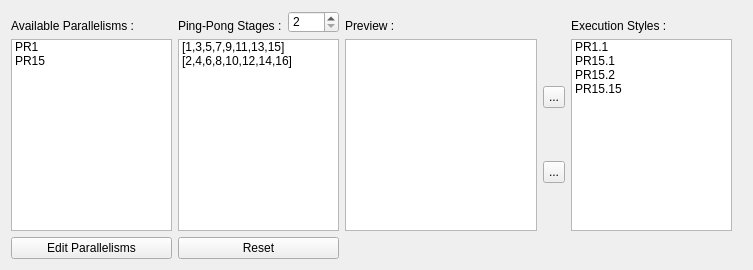
       <widget class="QWidget" name="pingpongTab">
        <attribute name="title">
         <string>Ping-Pong</string>
        </attribute>
        <attribute name="toolTip">
         <string>Edit test program parallelism</string>
        </attribute>
        <layout class="QGridLayout" name="gridLayout_2">
         <item row="0" column="0">
          <layout class="QHBoxLayout" name="horizontalLayout_3">
           <item>
            <layout class="QVBoxLayout" name="verticalLayout">
             <item>
              <widget class="QLabel" name="availableParallelismsLabel">
               <property name="sizePolicy">
                <sizepolicy hsizetype="Fixed" vsizetype="Fixed">
                 <horstretch>0</horstretch>
                 <verstretch>0</verstretch>
                </sizepolicy>
               </property>
               <property name="minimumSize">
                <size>
                 <width>151</width>
                 <height>22</height>
                </size>
               </property>
               <property name="maximumSize">
                <size>
                 <width>151</width>
                 <height>22</height>
                </size>
               </property>
               <property name="text">
                <string>Available Parallelisms :</string>
               </property>
               <property name="alignment">
                <set>Qt::AlignBottom|Qt::AlignLeading|Qt::AlignLeft</set>
               </property>
              </widget>
             </item>
             <item>
              <widget class="QListWidget" name="parallelism">
               <property name="sizePolicy">
                <sizepolicy hsizetype="Fixed" vsizetype="Expanding">
                 <horstretch>0</horstretch>
                 <verstretch>0</verstretch>
                </sizepolicy>
               </property>
               <property name="minimumSize">
                <size>
                 <width>161</width>
                 <height>192</height>
                </size>
               </property>
               <property name="maximumSize">
                <size>
                 <width>161</width>
                 <height>16777215</height>
                </size>
               </property>
               <item>
                <property name="text">
                 <string>PR1</string>
                </property>
               </item>
               <item>
                <property name="text">
                 <string>PR15</string>
                </property>
               </item>
              </widget>
             </item>
             <item>
              <widget class="QPushButton" name="gotoHardware">
               <property name="minimumSize">
                <size>
                 <width>161</width>
                 <height>22</height>
                </size>
               </property>
               <property name="maximumSize">
                <size>
                 <width>161</width>
                 <height>22</height>
                </size>
               </property>
               <property name="text">
                <string>Edit Parallelisms</string>
               </property>
              </widget>
             </item>
            </layout>
           </item>
           <item>
            <layout class="QVBoxLayout" name="verticalLayout_3">
             <item>
              <layout class="QHBoxLayout" name="horizontalLayout">
               <item>
                <widget class="QLabel" name="label_13">
                 <property name="sizePolicy">
                  <sizepolicy hsizetype="Minimum" vsizetype="Fixed">
                   <horstretch>0</horstretch>
                   <verstretch>0</verstretch>
                  </sizepolicy>
                 </property>
                 <property name="minimumSize">
                  <size>
                   <width>90</width>
                   <height>22</height>
                  </size>
                 </property>
                 <property name="maximumSize">
                  <size>
                   <width>200</width>
                   <height>22</height>
                  </size>
                 </property>
                 <property name="text">
                  <string>Ping-Pong Stages :</string>
                 </property>
                 <property name="alignment">
                  <set>Qt::AlignBottom|Qt::AlignLeading|Qt::AlignLeft</set>
                 </property>
                </widget>
               </item>
               <item>
                <widget class="QSpinBox" name="pingpongStages">
                 <property name="sizePolicy">
                  <sizepolicy hsizetype="Fixed" vsizetype="Fixed">
                   <horstretch>0</horstretch>
                   <verstretch>0</verstretch>
                  </sizepolicy>
                 </property>
                 <property name="minimumSize">
                  <size>
                   <width>51</width>
                   <height>22</height>
                  </size>
                 </property>
                 <property name="maximumSize">
                  <size>
                   <width>51</width>
                   <height>22</height>
                  </size>
                 </property>
                 <property name="minimum">
                  <number>2</number>
                 </property>
                 <property name="maximum">
                  <number>16</number>
                 </property>
                </widget>
               </item>
              </layout>
             </item>
             <item>
              <widget class="QListWidget" name="pingpongDefinition">
               <property name="sizePolicy">
                <sizepolicy hsizetype="Fixed" vsizetype="Expanding">
                 <horstretch>0</horstretch>
                 <verstretch>0</verstretch>
                </sizepolicy>
               </property>
               <property name="minimumSize">
                <size>
                 <width>161</width>
                 <height>192</height>
                </size>
               </property>
               <property name="maximumSize">
                <size>
                 <width>161</width>
                 <height>16777215</height>
                </size>
               </property>
               <item>
                <property name="text">
                 <string>[1,3,5,7,9,11,13,15]</string>
                </property>
               </item>
               <item>
                <property name="text">
                 <string>[2,4,6,8,10,12,14,16]</string>
                </property>
               </item>
              </widget>
             </item>
             <item>
              <widget class="QPushButton" name="reset">
               <property name="sizePolicy">
                <sizepolicy hsizetype="Fixed" vsizetype="Fixed">
                 <horstretch>0</horstretch>
                 <verstretch>0</verstretch>
                </sizepolicy>
               </property>
               <property name="minimumSize">
                <size>
                 <width>161</width>
                 <height>22</height>
                </size>
               </property>
               <property name="maximumSize">
                <size>
                 <width>161</width>
                 <height>22</height>
                </size>
               </property>
               <property name="text">
                <string>Reset</string>
               </property>
              </widget>
             </item>
            </layout>
           </item>
           <item>
            <layout class="QVBoxLayout" name="verticalLayout_5">
             <item>
              <widget class="QLabel" name="previewLabel">
               <property name="sizePolicy">
                <sizepolicy hsizetype="Minimum" vsizetype="Fixed">
                 <horstretch>0</horstretch>
                 <verstretch>0</verstretch>
                </sizepolicy>
               </property>
               <property name="minimumSize">
                <size>
                 <width>192</width>
                 <height>22</height>
                </size>
               </property>
               <property name="maximumSize">
                <size>
                 <width>16777215</width>
                 <height>22</height>
                </size>
               </property>
               <property name="text">
                <string>Preview :</string>
               </property>
               <property name="alignment">
                <set>Qt::AlignBottom|Qt::AlignLeading|Qt::AlignLeft</set>
               </property>
              </widget>
             </item>
             <item>
              <layout class="QHBoxLayout" name="horizontalLayout_2">
               <item>
                <widget class="QTableWidget" name="tableWidget">
                 <property name="sizePolicy">
                  <sizepolicy hsizetype="Fixed" vsizetype="Fixed">
                   <horstretch>0</horstretch>
                   <verstretch>0</verstretch>
                  </sizepolicy>
                 </property>
                 <property name="minimumSize">
                  <size>
                   <width>192</width>
                   <height>192</height>
                  </size>
                 </property>
                 <property name="maximumSize">
                  <size>
                   <width>192</width>
                   <height>192</height>
                  </size>
                 </property>
                </widget>
               </item>
               <item>
                <layout class="QVBoxLayout" name="verticalLayout_4">
                 <item>
                  <spacer name="verticalSpacer_8">
                   <property name="orientation">
                    <enum>Qt::Vertical</enum>
                   </property>
                   <property name="sizeType">
                    <enum>QSizePolicy::Minimum</enum>
                   </property>
                   <property name="sizeHint" stdset="0">
                    <size>
                     <width>20</width>
                     <height>40</height>
                    </size>
                   </property>
                  </spacer>
                 </item>
                 <item>
                  <widget class="QToolButton" name="addPingpong">
                   <property name="minimumSize">
                    <size>
                     <width>22</width>
                     <height>22</height>
                    </size>
                   </property>
                   <property name="maximumSize">
                    <size>
                     <width>22</width>
                     <height>22</height>
                    </size>
                   </property>
                   <property name="text">
                    <string>...</string>
                   </property>
                  </widget>
                 </item>
                 <item>
                  <spacer name="verticalSpacer_7">
                   <property name="orientation">
                    <enum>Qt::Vertical</enum>
                   </property>
                   <property name="sizeType">
                    <enum>QSizePolicy::Minimum</enum>
                   </property>
                   <property name="sizeHint" stdset="0">
                    <size>
                     <width>20</width>
                     <height>40</height>
                    </size>
                   </property>
                  </spacer>
                 </item>
                 <item>
                  <widget class="QToolButton" name="removePingpong">
                   <property name="minimumSize">
                    <size>
                     <width>22</width>
                     <height>22</height>
                    </size>
                   </property>
                   <property name="maximumSize">
                    <size>
                     <width>22</width>
                     <height>22</height>
                    </size>
                   </property>
                   <property name="text">
                    <string>...</string>
                   </property>
                  </widget>
                 </item>
                 <item>
                  <spacer name="verticalSpacer_9">
                   <property name="orientation">
                    <enum>Qt::Vertical</enum>
                   </property>
                   <property name="sizeType">
                    <enum>QSizePolicy::Minimum</enum>
                   </property>
                   <property name="sizeHint" stdset="0">
                    <size>
                     <width>20</width>
                     <height>40</height>
                    </size>
                   </property>
                  </spacer>
                 </item>
                </layout>
               </item>
              </layout>
             </item>
             <item>
              <widget class="QLabel" name="previewPlaceholder">
               <property name="sizePolicy">
                <sizepolicy hsizetype="Fixed" vsizetype="Expanding">
                 <horstretch>0</horstretch>
                 <verstretch>0</verstretch>
                </sizepolicy>
               </property>
               <property name="minimumSize">
                <size>
                 <width>192</width>
                 <height>22</height>
                </size>
               </property>
               <property name="maximumSize">
                <size>
                 <width>100</width>
                 <height>16777215</height>
                </size>
               </property>
               <property name="text">
                <string/>
               </property>
               <property name="alignment">
                <set>Qt::AlignCenter</set>
               </property>
              </widget>
             </item>
            </layout>
           </item>
           <item>
            <layout class="QVBoxLayout" name="executionStyleLayout">
             <item>
              <widget class="QLabel" name="executionStyleLabel">
               <property name="sizePolicy">
                <sizepolicy hsizetype="Fixed" vsizetype="Fixed">
                 <horstretch>0</horstretch>
                 <verstretch>0</verstretch>
                </sizepolicy>
               </property>
               <property name="minimumSize">
                <size>
                 <width>161</width>
                 <height>22</height>
                </size>
               </property>
               <property name="maximumSize">
                <size>
                 <width>161</width>
                 <height>22</height>
                </size>
               </property>
               <property name="text">
                <string>Execution Styles :</string>
               </property>
               <property name="alignment">
                <set>Qt::AlignBottom|Qt::AlignLeading|Qt::AlignLeft</set>
               </property>
              </widget>
             </item>
             <item>
              <widget class="QListWidget" name="executionStyle">
               <property name="sizePolicy">
                <sizepolicy hsizetype="Fixed" vsizetype="Expanding">
                 <horstretch>0</horstretch>
                 <verstretch>0</verstretch>
                </sizepolicy>
               </property>
               <property name="minimumSize">
                <size>
                 <width>161</width>
                 <height>192</height>
                </size>
               </property>
               <property name="maximumSize">
                <size>
                 <width>161</width>
                 <height>16777215</height>
                </size>
               </property>
               <item>
                <property name="text">
                 <string>PR1.1</string>
                </property>
               </item>
               <item>
                <property name="text">
                 <string>PR15.1</string>
                </property>
               </item>
               <item>
                <property name="text">
                 <string>PR15.2</string>
                </property>
               </item>
               <item>
                <property name="text">
                 <string>PR15.15</string>
                </property>
               </item>
              </widget>
             </item>
             <item>
              <widget class="QLabel" name="executionStylePlaceholder">
               <property name="sizePolicy">
                <sizepolicy hsizetype="Fixed" vsizetype="Fixed">
                 <horstretch>0</horstretch>
                 <verstretch>0</verstretch>
                </sizepolicy>
               </property>
               <property name="minimumSize">
                <size>
                 <width>161</width>
                 <height>22</height>
                </size>
               </property>
               <property name="maximumSize">
                <size>
                 <width>161</width>
                 <height>22</height>
                </size>
               </property>
               <property name="text">
                <string/>
               </property>
               <property name="alignment">
                <set>Qt::AlignCenter</set>
               </property>
              </widget>
             </item>
            </layout>
           </item>
           <item>
            <spacer name="horizontalSpacer_9">
             <property name="orientation">
              <enum>Qt::Horizontal</enum>
             </property>
             <property name="sizeHint" stdset="0">
              <size>
               <width>10</width>
               <height>20</height>
              </size>
             </property>
            </spacer>
           </item>
          </layout>
         </item>
        </layout>
       </widget>
